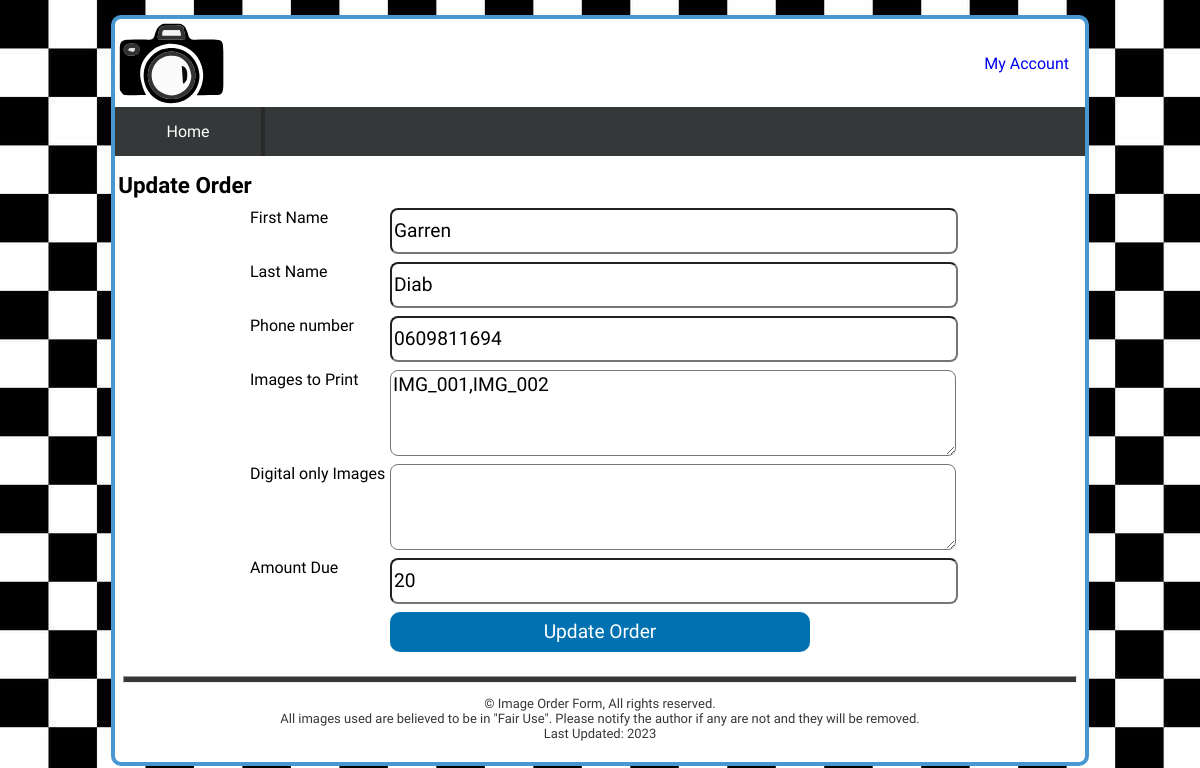
Page /orders/?action=mod&orderId=1 on the earlier database version.
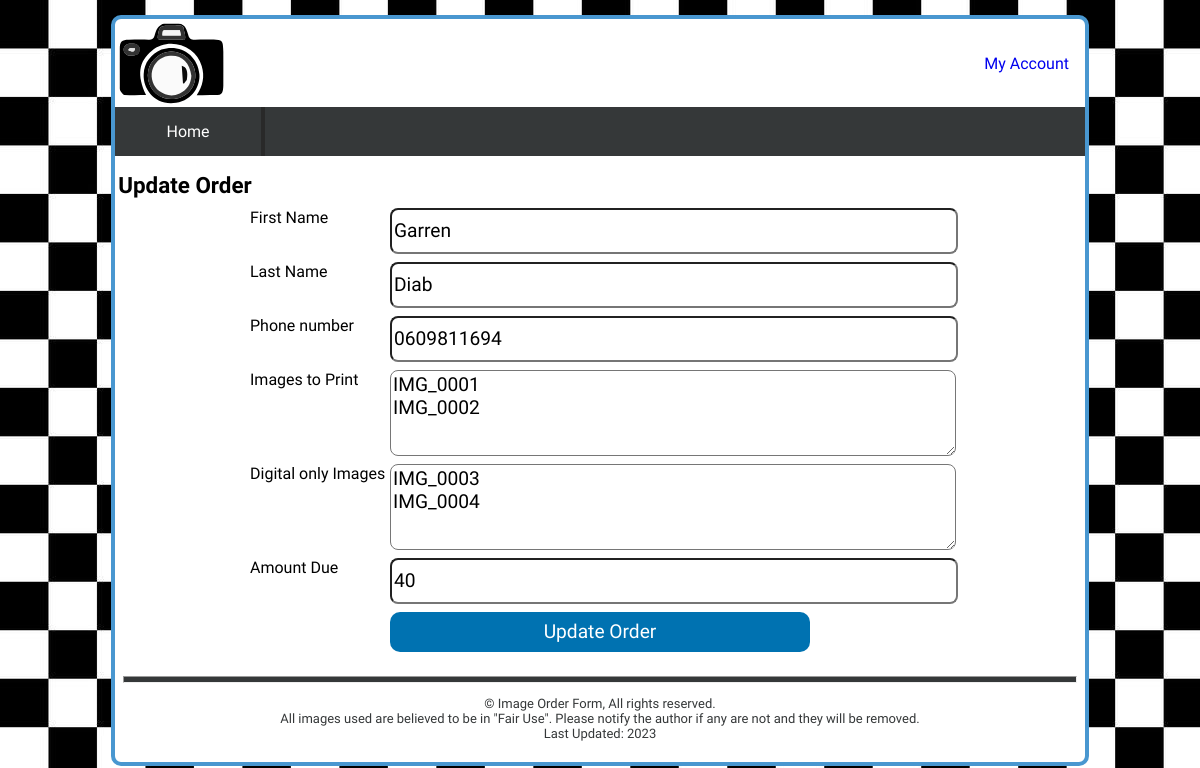
Same page on the later database version.
### tables this page shows
CREATE TABLE `orders` (
  `orderId` int UNSIGNED NOT NULL,
  `orderFirstname` varchar(30) NOT NULL,
  `orderLastname` varchar(30) NOT NULL,
  `orderPhone` varchar(10) NOT NULL,
  `orderPrint` text NOT NULL,
  `orderDigital` text NOT NULL,
  `orderAmount` smallint NOT NULL
);

### model/orders-model.php (called while the page is built, shortened)
<?php
function getOrderById($orderId)
{
    $db = orderFormConnect();
    $sql = 'SELECT * FROM orders WHERE orderId = :orderId';
    $stmt = $db->prepare($sql);
    $stmt->bindvalue(':orderId', $orderId, PDO::PARAM_STR);
    $stmt->execute();
    $order = $stmt->fetch(PDO::FETCH_ASSOC);
    return $order;
}

### view/order-update.php (the view, shortened to what this page needs)
<!DOCTYPE html>
<html lang="en">
<head>
    <link rel="stylesheet" type="text/css" href="/orderForm/css/main.css">
</head>
<body>
    <header>
        <?php require_once $_SERVER['DOCUMENT_ROOT'] . '/orderForm/snippets/header.php' ?>
    </header>
    <nav>
        <?php require_once $_SERVER['DOCUMENT_ROOT'] . '/orderForm/snippets/navigation.php' ?>
    </nav>
    <main>
        <h1>Update Order</h1>
        <form method="post" action="/orderForm/orders/">
            <label for="orderFirstname">First Name</label>
            <input type="text" name="orderFirstname" id="orderFirstname" required <?php
                                                                                    echo 'value="' . $order['orderFirstname'] . '"';
                                                                                    ?>>
            <label for="orderLastname">Last Name</label>
            <input type="text" name="orderLastname" id="orderLastname" required <?php
                                                                                echo 'value="' . $order['orderLastname'] . '"';
                                                                                ?>>
            <label for="orderPhone">Phone number</label>
            <input type="text" name="orderPhone" id="orderPhone" required <?php
                                                                            echo 'value="' . $order['orderPhone'] . '"';
                                                                            ?>>
            <?php
            $print = '';
            foreach (explode(', ', $order['orderPrint']) as $printImages) {
                $print .= "$printImages\n";
            }
            ?>
            <?php
            $digital = '';
            foreach (explode(', ', $order['orderDigital']) as $digitalImages) {
                $digital .= "$digitalImages\n";
            }
            ?>
            <label for="orderPrint">Images to Print</label>
            <textarea name="orderPrint" id="orderPrint" required><?php
                                                                    echo $print;
                                                                    ?></textarea>
            <label for="orderDigital">Digital only Images</label>
            <textarea name="orderDigital" id="orderDigital" required><?php
                                                                        echo $digital;
                                                                        ?></textarea>
            <label for="orderAmount">Amount Due</label>
            <input type="text" name="orderAmount" id="orderAmount" required readonly <?php
                                                                                        echo 'value="' . $order['orderAmount'] . '"';
                                                                                        ?>>
            <input type="submit" name="submit" class="form-button" id="update-order" value="Update Order">
    </main>
    <footer>
        <?php require_once $_SERVER['DOCUMENT_ROOT'] . '/orderForm/snippets/footer.php' ?>
    </footer>
</body>
</html>

### orders/index.php (shortened to what this page needs)
<?php
require_once '../model/orders-model.php';
$action = trim(filter_input(INPUT_POST, 'action', FILTER_SANITIZE_FULL_SPECIAL_CHARS));
if ($action == NULL) {
    $action = trim(filter_input(INPUT_GET, 'action', FILTER_SANITIZE_FULL_SPECIAL_CHARS));
}
switch ($action) {
    case 'mod':
        $orderId = filter_input(INPUT_GET, 'orderId', FILTER_SANITIZE_NUMBER_INT);
        $order = getOrderById($orderId);
        include '../view/order-update.php';
        break;
}

### snippets/header.php (shortened to what this page needs)
<a class="logo" href="/orderForm/">
</a>
<div>
    <?php
    if (isset($_SESSION['clientData'])) {
        echo "<a href='/orderForm/accounts/'>Welcome " . $_SESSION['clientData']['clientFirstname'] . "</a>" .
            "<a href='/orderForm/accounts/?action=logout'>Log out</a>";
    } else {
        echo "<a href='/orderForm/accounts/?action=login-view' id='my-account'>My Account</a>";
    }
    ?>
</div>

### snippets/navigation.php
<ul>
    <li><a href='/orderForm/' title='View the PHP Motors home page'>Home</a></li>
</ul>

### snippets/footer.php
<hr>
<p>&copy; Image Order Form, All rights reserved.<br>
    All images used are believed to be in "Fair Use". Please notify the author if any are not and they will be removed.<br>
    Last Updated: 2023</p>

### css/main.css (style rules this page uses)
:root { --button-color: #0072b1; --button-hover: #a1caf1; --nav: #353839; --nav-hover: #4997d0; --sub-nav: #292929; }
body { background-color: white; margin: 0 auto; font-family: 'Audiowide', cursive; }
a { text-decoration: none; }
h1 { text-align: left; font-size: 1.4rem; margin: 0 0 .6rem .2rem; }
@media only screen and (min-width: 750px) { html { background-image: url('../images/site/small_check.jpg'); } }
@media only screen and (min-width: 750px) { body { border: 4px solid var(--nav-hover); border-radius: 10px; max-width: 970px; margin: 15px auto; } }
@media only screen and (min-width: 750px) { h1 { font-size: 1.4rem; grid-column: 1/4; } }

### css/header.css (style rules this page uses)
header { display: grid; grid-template-columns: 1fr 1fr; grid-template-rows: 88px; align-items: center; }
header div { color: var(--nav); text-align: right; margin-right: 1rem; height: 72px; display: grid; grid-template-columns: 1fr; grid-template-rows: 1fr 1fr; align-items: center; }
.logo { display: block; height: 100%; }
#my-account { grid-row: 1/3; }

### css/navigation.css (style rules this page uses)
nav ul { margin: 0 0 1rem; padding: 0; background-color: var(--nav); text-align: center; }
nav li { display: block; }
nav a { display: block; padding: 10px; color: white; }
@media only screen and (min-width: 750px) { nav ul { background-color: var(--nav); text-align: left; } }
@media only screen and (min-width: 750px) { nav li { display: inline-block; width: 150px; } }
@media only screen and (min-width: 750px) { nav>ul>li>a { text-align: center; padding: 15px 0; border-right: 4px solid var(--sub-nav); } }

### css/footer.css (style rules this page uses)
footer { padding: .5rem; }
footer hr { background-color: var(--nav); height: 5px; }
footer p { text-align: center; font-size: 13px; color: var(--nav) }

### css/form.css (style rules this page uses)
form { width: 90%; margin: 0 auto; }
label { display: grid; }
input, select, textarea { font-family: 'Audiowide', cursive; font-size: 1.2rem; border-radius: 8px; width: 100%; margin-bottom: .5rem; }
.form-button { font-family: 'Audiowide', cursive; font-size: 1.2rem; background-color: var(--button-color); color: white; width: 100%; border-radius: 10px; border: none; padding: .5rem 0; }
@media only screen and (min-width: 750px) { form { max-width: 700px; display: grid; grid-template-columns: repeat(5, 1fr); } }
@media only screen and (min-width: 750px) { input, select { height: 40px; } }
@media only screen and (min-width: 750px) { textarea { height: 80px; } }
@media only screen and (min-width: 750px) { .form-button { grid-column: 2/5; } }
@media only screen and (min-width: 750px) { #sign-up, input, select, p, .form-warning, textarea { grid-column: 2/6; } }

Differences in the rows shown:
changed orders "Garren": orderAmount "20" → "40"
Other differences:
form field orderPrint: "IMG_001,IMG_002" → "IMG_0001 IMG_0002"
form field orderDigital: (not shown) → "IMG_0003 IMG_0004"
